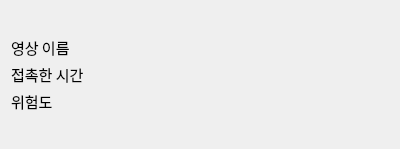
<?xml version="1.0" encoding="UTF-8"?>
<ui version="4.0">
 <class>Form</class>
 <widget class="QWidget" name="Form">
  <property name="geometry">
   <rect>
    <x>0</x>
    <y>0</y>
    <width>400</width>
    <height>149</height>
   </rect>
  </property>
  <property name="windowTitle">
   <string>Form</string>
  </property>
  <layout class="QHBoxLayout" name="horizontalLayout" stretch="1,4">
   <item>
    <layout class="QHBoxLayout" name="thumbnail_layout"/>
   </item>
   <item>
    <layout class="QFormLayout" name="formLayout">
     <property name="rowWrapPolicy">
      <enum>QFormLayout::WrapLongRows</enum>
     </property>
     <property name="formAlignment">
      <set>Qt::AlignLeading|Qt::AlignLeft|Qt::AlignVCenter</set>
     </property>
     <property name="horizontalSpacing">
      <number>4</number>
     </property>
     <property name="verticalSpacing">
      <number>4</number>
     </property>
     <item row="0" column="0">
      <widget class="QLabel" name="label_1">
       <property name="font">
        <font>
         <family>-윤고딕310</family>
         <pointsize>11</pointsize>
        </font>
       </property>
       <property name="text">
        <string>영상 이름</string>
       </property>
       <property name="wordWrap">
        <bool>true</bool>
       </property>
       <property name="margin">
        <number>2</number>
       </property>
      </widget>
     </item>
     <item row="0" column="1">
      <widget class="QLabel" name="video_name_label">
       <property name="font">
        <font>
         <family>-윤고딕310</family>
         <pointsize>11</pointsize>
        </font>
       </property>
       <property name="text">
        <string/>
       </property>
       <property name="wordWrap">
        <bool>true</bool>
       </property>
       <property name="margin">
        <number>2</number>
       </property>
      </widget>
     </item>
     <item row="1" column="0">
      <widget class="QLabel" name="label_5">
       <property name="font">
        <font>
         <family>-윤고딕310</family>
         <pointsize>11</pointsize>
        </font>
       </property>
       <property name="text">
        <string>접촉한 시간</string>
       </property>
       <property name="wordWrap">
        <bool>true</bool>
       </property>
       <property name="margin">
        <number>2</number>
       </property>
      </widget>
     </item>
     <item row="1" column="1">
      <widget class="QLabel" name="time_label">
       <property name="font">
        <font>
         <family>-윤고딕310</family>
         <pointsize>11</pointsize>
        </font>
       </property>
       <property name="text">
        <string/>
       </property>
       <property name="wordWrap">
        <bool>true</bool>
       </property>
       <property name="margin">
        <number>2</number>
       </property>
      </widget>
     </item>
     <item row="2" column="0">
      <widget class="QLabel" name="label_7">
       <property name="font">
        <font>
         <family>-윤고딕310</family>
         <pointsize>11</pointsize>
        </font>
       </property>
       <property name="text">
        <string>위험도</string>
       </property>
       <property name="wordWrap">
        <bool>true</bool>
       </property>
       <property name="margin">
        <number>2</number>
       </property>
      </widget>
     </item>
     <item row="2" column="1">
      <widget class="QLabel" name="dangerous_score_label">
       <property name="font">
        <font>
         <family>-윤고딕310</family>
         <pointsize>11</pointsize>
        </font>
       </property>
       <property name="text">
        <string/>
       </property>
       <property name="wordWrap">
        <bool>true</bool>
       </property>
       <property name="margin">
        <number>2</number>
       </property>
      </widget>
     </item>
    </layout>
   </item>
  </layout>
 </widget>
 <resources/>
 <connections/>
</ui>
